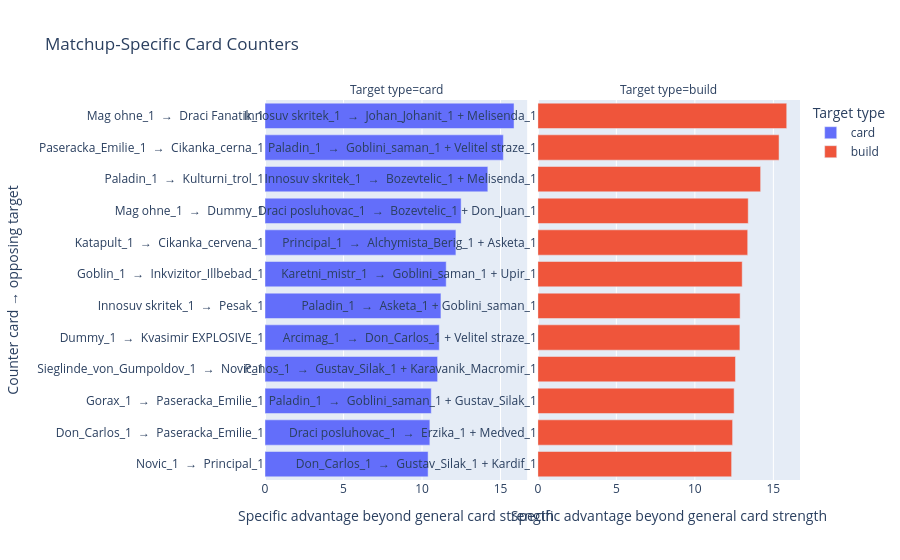

Write notebook code for a chart like this one.
### Markdown cell above
## 4. Matchup-Specific Card Counters

This graph asks which card performs unusually well against a particular opposing card or two-card build.

A weighted additive matchup model first absorbs the counter card's general strength, the target cards' general difficulty, exact outer generation, and real game sample count. The remaining interaction is centered against both the card's normal residual and the target's normal residual.

How to read it:

- `counter card → target` gives the direction; reversing it is a different relationship.
- Positive counter score means a matchup-specific advantage, not merely a generally strong card.
- `build` targets are common opposing pairs or duplicates such as `A + B` or `2× A`.
- Check matchups, game samples, and standard error before trusting a narrow result.

Limitation: this uses deck composition and held-out matchup outcomes. It does not prove that the cards met on the board or identify the exact tactical interaction.

### Code cell
plot_card_counters(top_n_per_type=12, min_matchups=10, min_target_appearances=20).show()

### Figure 1 — Plotly figure (JSON) as saved in the notebook; plotly's stock layout.template omitted (floating-point values rounded to 4 significant figures)
{"data": [{"customdata": [[10.0, 200.0, 0.05667, 0.08333, 10.35, -21.03, 31.72, 11.45], [11.0, 220.0, 0.05333, 0.15, 37.73, 8.74, 28.98, 8.037], [10.0, 200.0, 0.1233, 0.07333, 15.15, -13.15, 28.39, 8.516], [13.0, 260.0, 0.05667, 0.1533, 6.192, -16.51, 22.1, 9.881], [12.0, 240.0, 0.09, 0.07667, 5.375, -17.14, 22.29, 14.22], [18.0, 360.0, 0.11, 0.06, 7.5, -10.45, 17.95, 7.892], [20.0, 400.0, 0.06, 0.2733, -12.97, -29.46, 16.81, 5.728], [10.0, 200.0, 0.1533, 0.04667, 34.65, 13.04, 22.2, 4.973], [19.0, 380.0, 0.05333, 0.13, 2.895, -14.58, 16.78, 7.072], [16.0, 320.0, 0.14, 0.05333, 28.0, 10.79, 17.21, 11.33], [16.0, 320.0, 0.18, 0.05333, 28.56, 11.5, 17.06, 8.386], [38.0, 760.0, 0.13, 0.09667, 3.276, -9.14, 13.12, 6.251]], "hovertemplate": "Target type=card<br>Specific advantage beyond general card strength=%{x:.2f}<br>Counter card → opposing target=%{y}<br>matchups=%{customdata[0]}<br>game_samples=%{customdata[1]}<br>counter_pick_rate=%{customdata[2]:.1%}<br>target_rate=%{customdata[3]:.1%}<br>observed_score=%{customdata[4]:.2f}<br>additive_expected_score=%{customdata[5]:.2f}<br>specific_counter_effect=%{customdata[6]:.2f}<br>standard_error=%{customdata[7]:.2f}<extra></extra>", "legendgroup": "card", "marker": {"color": "#636efa", "pattern": {"shape": ""}}, "name": "card", "orientation": "h", "showlegend": true, "textposition": "auto", "type": "bar", "x": [15.86, 15.18, 14.19, 12.49, 12.16, 11.54, 11.21, 11.1, 10.99, 10.59, 10.5, 10.39], "xaxis": "x", "y": ["Mag ohne_1  →  Draci Fanatik_1", "Paseracka_Emilie_1  →  Cikanka_cerna_1", "Paladin_1  →  Kulturni_trol_1", "Mag ohne_1  →  Dummy_1", "Katapult_1  →  Cikanka_cervena_1", "Goblin_1  →  Inkvizitor_Illbebad_1", "Innosuv skritek_1  →  Pesak_1", "Dummy_1  →  Kvasimir EXPLOSIVE_1", "Sieglinde_von_Gumpoldov_1  →  Novic_1", "Gorax_1  →  Paseracka_Emilie_1", "Don_Carlos_1  →  Paseracka_Emilie_1", "Novic_1  →  Principal_1"], "yaxis": "y"}, {"customdata": [[14.0, 280.0, 0.06, 0.13, -15.57, -43.14, 27.17, 9.527], [11.0, 220.0, 0.1233, 0.1833, 8.455, -21.72, 29.33, 9.881], [16.0, 320.0, 0.06, 0.1467, -15.91, -37.98, 23.06, 8.88], [11.0, 220.0, 0.05, 0.14, -28.14, -54.16, 25.58, 8.334], [28.0, 560.0, 0.09667, 0.24, 8.589, -9.53, 18.14, 5.851], [14.0, 280.0, 0.09, 0.1267, 5.857, -15.65, 22.31, 8.35], [17.0, 340.0, 0.1233, 0.1933, 3.588, -16.39, 20.46, 9.204], [14.0, 280.0, 0.15, 0.12, 18.82, -2.381, 22.06, 10.13], [20.0, 400.0, 0.04667, 0.2233, -3.25, -22.4, 18.88, 10.34], [15.0, 300.0, 0.1233, 0.1333, -2.867, -23.7, 20.84, 10.05], [13.0, 260.0, 0.05, 0.1367, -15.73, -39.33, 21.94, 8.858], [23.0, 460.0, 0.18, 0.1333, 6.435, -12.06, 17.71, 6.081]], "hovertemplate": "Target type=build<br>Specific advantage beyond general card strength=%{x:.2f}<br>Counter card → opposing target=%{y}<br>matchups=%{customdata[0]}<br>game_samples=%{customdata[1]}<br>counter_pick_rate=%{customdata[2]:.1%}<br>target_rate=%{customdata[3]:.1%}<br>observed_score=%{customdata[4]:.2f}<br>additive_expected_score=%{customdata[5]:.2f}<br>specific_counter_effect=%{customdata[6]:.2f}<br>standard_error=%{customdata[7]:.2f}<extra></extra>", "legendgroup": "build", "marker": {"color": "#EF553B", "pattern": {"shape": ""}}, "name": "build", "orientation": "h", "showlegend": true, "textposition": "auto", "type": "bar", "x": [15.85, 15.36, 14.19, 13.4, 13.37, 13.02, 12.88, 12.87, 12.59, 12.5, 12.4, 12.34], "xaxis": "x2", "y": ["Innosuv skritek_1  →  Johan_Johanit_1 + Melisenda_1", "Paladin_1  →  Goblini_saman_1 + Velitel straze_1", "Innosuv skritek_1  →  Bozevtelic_1 + Melisenda_1", "Draci posluhovac_1  →  Bozevtelic_1 + Don_Juan_1", "Principal_1  →  Alchymista_Berig_1 + Asketa_1", "Karetni_mistr_1  →  Goblini_saman_1 + Upir_1", "Paladin_1  →  Asketa_1 + Goblini_saman_1", "Arcimag_1  →  Don_Carlos_1 + Velitel straze_1", "Panos_1  →  Gustav_Silak_1 + Karavanik_Macromir_1", "Paladin_1  →  Goblini_saman_1 + Gustav_Silak_1", "Draci posluhovac_1  →  Erzika_1 + Medved_1", "Don_Carlos_1  →  Gustav_Silak_1 + Kardif_1"], "yaxis": "y2"}], "layout": {"annotations": [{"font": {}, "showarrow": false, "text": "Target type=card", "x": 0.245, "xanchor": "center", "xref": "paper", "y": 1, "yanchor": "bottom", "yref": "paper"}, {"font": {}, "showarrow": false, "text": "Target type=build", "x": 0.755, "xanchor": "center", "xref": "paper", "y": 1, "yanchor": "bottom", "yref": "paper"}], "barmode": "relative", "legend": {"title": {"text": "Target type"}, "tracegroupgap": 0}, "title": {"text": "Matchup-Specific Card Counters"}, "xaxis": {"anchor": "y", "domain": [0, 0.49], "title": {"text": "Specific advantage beyond general card strength"}}, "xaxis2": {"anchor": "y2", "domain": [0.51, 1], "matches": "x", "title": {"text": "Specific advantage beyond general card strength"}}, "yaxis": {"anchor": "x", "categoryorder": "total ascending", "domain": [0, 1], "showticklabels": true, "title": {"text": "Counter card → opposing target"}}, "yaxis2": {"anchor": "x2", "categoryorder": "total ascending", "domain": [0, 1], "showticklabels": true}}}
